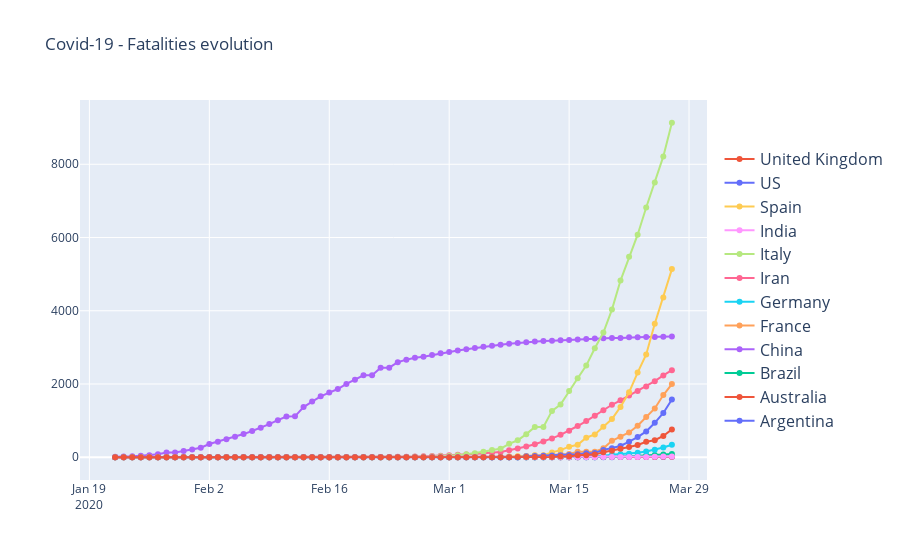

Notebook code for this chart:
### Code cell
fig = go.Figure()

for country in countriesDisplayed:
    fig.add_trace(go.Scatter(
        x=listDate, 
        y=listValuesPerPlaces("Fatalities",country,countryAndState[country]),
        name=country,
         hovertemplate =
         '<b>Country<b>: %{text}'+
         '<br><i>Date</i>: %{x}'+
         '<br><b>Fatalities</b>: %{y}<br>',
        text=[country for elt in listDate],
        line_shape='linear'))

fig.update_traces(hoverinfo='text+name', mode='lines+markers')
fig.update_layout(title='Covid-19 - Fatalities evolution',legend=dict(y=0.5, traceorder='reversed', font_size=16))

fig.show()

### Figure 1 — Plotly figure (JSON) as saved in the notebook; plotly's stock layout.template omitted (floating-point values rounded to 4 significant figures)
{"data": [{"hoverinfo": "text+name", "hovertemplate": "<b>Country<b>: %{text}<br><i>Date</i>: %{x}<br><b>Fatalities</b>: %{y}<br>", "line": {"shape": "linear"}, "mode": "lines+markers", "name": "Argentina", "text": ["Argentina", "Argentina", "Argentina", "Argentina", "Argentina", "Argentina", "Argentina", "Argentina", "Argentina", "Argentina", "Argentina", "Argentina", "Argentina", "Argentina", "Argentina", "Argentina", "Argentina", "Argentina", "Argentina", "Argentina", "Argentina", "Argentina", "Argentina", "Argentina", "Argentina", "Argentina", "Argentina", "Argentina", "Argentina", "Argentina", "Argentina", "Argentina", "Argentina", "Argentina", "Argentina", "Argentina", "Argentina", "Argentina", "Argentina", "Argentina", "Argentina", "Argentina", "Argentina", "Argentina", "Argentina", "Argentina", "Argentina", "Argentina", "Argentina", "Argentina", "Argentina", "Argentina", "Argentina", "Argentina", "Argentina", "Argentina", "Argentina", "Argentina", "Argentina", "Argentina", "Argentina", "Argentina", "Argentina", "Argentina", "Argentina", "Argentina"], "type": "scatter", "x": ["2020-01-22", "2020-01-23", "2020-01-24", "2020-01-25", "2020-01-26", "2020-01-27", "2020-01-28", "2020-01-29", "2020-01-30", "2020-01-31", "2020-02-01", "2020-02-02", "2020-02-03", "2020-02-04", "2020-02-05", "2020-02-06", "2020-02-07", "2020-02-08", "2020-02-09", "2020-02-10", "2020-02-11", "2020-02-12", "2020-02-13", "2020-02-14", "2020-02-15", "2020-02-16", "2020-02-17", "2020-02-18", "2020-02-19", "2020-02-20", "2020-02-21", "2020-02-22", "2020-02-23", "2020-02-24", "2020-02-25", "2020-02-26", "2020-02-27", "2020-02-28", "2020-02-29", "2020-03-01", "2020-03-02", "2020-03-03", "2020-03-04", "2020-03-05", "2020-03-06", "2020-03-07", "2020-03-08", "2020-03-09", "2020-03-10", "2020-03-11", "2020-03-12", "2020-03-13", "2020-03-14", "2020-03-15", "2020-03-16", "2020-03-17", "2020-03-18", "2020-03-19", "2020-03-20", "2020-03-21", "2020-03-22", "2020-03-23", "2020-03-24", "2020-03-25", "2020-03-26", "2020-03-27"], "y": [0, 0, 0, 0, 0, 0, 0, 0, 0, 0, 0, 0, 0, 0, 0, 0, 0, 0, 0, 0, 0, 0, 0, 0, 0, 0, 0, 0, 0, 0, 0, 0, 0, 0, 0, 0, 0, 0, 0, 0, 0, 0, 0, 0, 0, 0, 1, 1, 1, 1, 1, 2, 2, 2, 2, 2, 2, 3, 3, 4, 4, 4, 6, 8, 9, 13]}, {"hoverinfo": "text+name", "hovertemplate": "<b>Country<b>: %{text}<br><i>Date</i>: %{x}<br><b>Fatalities</b>: %{y}<br>", "line": {"shape": "linear"}, "mode": "lines+markers", "name": "Australia", "text": ["Australia", "Australia", "Australia", "Australia", "Australia", "Australia", "Australia", "Australia", "Australia", "Australia", "Australia", "Australia", "Australia", "Australia", "Australia", "Australia", "Australia", "Australia", "Australia", "Australia", "Australia", "Australia", "Australia", "Australia", "Australia", "Australia", "Australia", "Australia", "Australia", "Australia", "Australia", "Australia", "Australia", "Australia", "Australia", "Australia", "Australia", "Australia", "Australia", "Australia", "Australia", "Australia", "Australia", "Australia", "Australia", "Australia", "Australia", "Australia", "Australia", "Australia", "Australia", "Australia", "Australia", "Australia", "Australia", "Australia", "Australia", "Australia", "Australia", "Australia", "Australia", "Australia", "Australia", "Australia", "Australia", "Australia"], "type": "scatter", "x": ["2020-01-22", "2020-01-23", "2020-01-24", "2020-01-25", "2020-01-26", "2020-01-27", "2020-01-28", "2020-01-29", "2020-01-30", "2020-01-31", "2020-02-01", "2020-02-02", "2020-02-03", "2020-02-04", "2020-02-05", "2020-02-06", "2020-02-07", "2020-02-08", "2020-02-09", "2020-02-10", "2020-02-11", "2020-02-12", "2020-02-13", "2020-02-14", "2020-02-15", "2020-02-16", "2020-02-17", "2020-02-18", "2020-02-19", "2020-02-20", "2020-02-21", "2020-02-22", "2020-02-23", "2020-02-24", "2020-02-25", "2020-02-26", "2020-02-27", "2020-02-28", "2020-02-29", "2020-03-01", "2020-03-02", "2020-03-03", "2020-03-04", "2020-03-05", "2020-03-06", "2020-03-07", "2020-03-08", "2020-03-09", "2020-03-10", "2020-03-11", "2020-03-12", "2020-03-13", "2020-03-14", "2020-03-15", "2020-03-16", "2020-03-17", "2020-03-18", "2020-03-19", "2020-03-20", "2020-03-21", "2020-03-22", "2020-03-23", "2020-03-24", "2020-03-25", "2020-03-26", "2020-03-27"], "y": [0, 0, 0, 0, 0, 0, 0, 0, 0, 0, 0, 0, 0, 0, 0, 0, 0, 0, 0, 0, 0, 0, 0, 0, 0, 0, 0, 0, 0, 0, 0, 0, 0, 0, 0, 0, 0, 0, 0, 1, 1, 1, 2, 2, 2, 2, 3, 3, 3, 3, 3, 3, 3, 3, 3, 5, 6, 6, 7, 7, 7, 7, 8, 8, 13, 13]}, {"hoverinfo": "text+name", "hovertemplate": "<b>Country<b>: %{text}<br><i>Date</i>: %{x}<br><b>Fatalities</b>: %{y}<br>", "line": {"shape": "linear"}, "mode": "lines+markers", "name": "Brazil", "text": ["Brazil", "Brazil", "Brazil", "Brazil", "Brazil", "Brazil", "Brazil", "Brazil", "Brazil", "Brazil", "Brazil", "Brazil", "Brazil", "Brazil", "Brazil", "Brazil", "Brazil", "Brazil", "Brazil", "Brazil", "Brazil", "Brazil", "Brazil", "Brazil", "Brazil", "Brazil", "Brazil", "Brazil", "Brazil", "Brazil", "Brazil", "Brazil", "Brazil", "Brazil", "Brazil", "Brazil", "Brazil", "Brazil", "Brazil", "Brazil", "Brazil", "Brazil", "Brazil", "Brazil", "Brazil", "Brazil", "Brazil", "Brazil", "Brazil", "Brazil", "Brazil", "Brazil", "Brazil", "Brazil", "Brazil", "Brazil", "Brazil", "Brazil", "Brazil", "Brazil", "Brazil", "Brazil", "Brazil", "Brazil", "Brazil", "Brazil"], "type": "scatter", "x": ["2020-01-22", "2020-01-23", "2020-01-24", "2020-01-25", "2020-01-26", "2020-01-27", "2020-01-28", "2020-01-29", "2020-01-30", "2020-01-31", "2020-02-01", "2020-02-02", "2020-02-03", "2020-02-04", "2020-02-05", "2020-02-06", "2020-02-07", "2020-02-08", "2020-02-09", "2020-02-10", "2020-02-11", "2020-02-12", "2020-02-13", "2020-02-14", "2020-02-15", "2020-02-16", "2020-02-17", "2020-02-18", "2020-02-19", "2020-02-20", "2020-02-21", "2020-02-22", "2020-02-23", "2020-02-24", "2020-02-25", "2020-02-26", "2020-02-27", "2020-02-28", "2020-02-29", "2020-03-01", "2020-03-02", "2020-03-03", "2020-03-04", "2020-03-05", "2020-03-06", "2020-03-07", "2020-03-08", "2020-03-09", "2020-03-10", "2020-03-11", "2020-03-12", "2020-03-13", "2020-03-14", "2020-03-15", "2020-03-16", "2020-03-17", "2020-03-18", "2020-03-19", "2020-03-20", "2020-03-21", "2020-03-22", "2020-03-23", "2020-03-24", "2020-03-25", "2020-03-26", "2020-03-27"], "y": [0, 0, 0, 0, 0, 0, 0, 0, 0, 0, 0, 0, 0, 0, 0, 0, 0, 0, 0, 0, 0, 0, 0, 0, 0, 0, 0, 0, 0, 0, 0, 0, 0, 0, 0, 0, 0, 0, 0, 0, 0, 0, 0, 0, 0, 0, 0, 0, 0, 0, 0, 0, 0, 0, 0, 1, 3, 6, 11, 15, 25, 34, 46, 59, 77, 92]}, {"hoverinfo": "text+name", "hovertemplate": "<b>Country<b>: %{text}<br><i>Date</i>: %{x}<br><b>Fatalities</b>: %{y}<br>", "line": {"shape": "linear"}, "mode": "lines+markers", "name": "China", "text": ["China", "China", "China", "China", "China", "China", "China", "China", "China", "China", "China", "China", "China", "China", "China", "China", "China", "China", "China", "China", "China", "China", "China", "China", "China", "China", "China", "China", "China", "China", "China", "China", "China", "China", "China", "China", "China", "China", "China", "China", "China", "China", "China", "China", "China", "China", "China", "China", "China", "China", "China", "China", "China", "China", "China", "China", "China", "China", "China", "China", "China", "China", "China", "China", "China", "China"], "type": "scatter", "x": ["2020-01-22", "2020-01-23", "2020-01-24", "2020-01-25", "2020-01-26", "2020-01-27", "2020-01-28", "2020-01-29", "2020-01-30", "2020-01-31", "2020-02-01", "2020-02-02", "2020-02-03", "2020-02-04", "2020-02-05", "2020-02-06", "2020-02-07", "2020-02-08", "2020-02-09", "2020-02-10", "2020-02-11", "2020-02-12", "2020-02-13", "2020-02-14", "2020-02-15", "2020-02-16", "2020-02-17", "2020-02-18", "2020-02-19", "2020-02-20", "2020-02-21", "2020-02-22", "2020-02-23", "2020-02-24", "2020-02-25", "2020-02-26", "2020-02-27", "2020-02-28", "2020-02-29", "2020-03-01", "2020-03-02", "2020-03-03", "2020-03-04", "2020-03-05", "2020-03-06", "2020-03-07", "2020-03-08", "2020-03-09", "2020-03-10", "2020-03-11", "2020-03-12", "2020-03-13", "2020-03-14", "2020-03-15", "2020-03-16", "2020-03-17", "2020-03-18", "2020-03-19", "2020-03-20", "2020-03-21", "2020-03-22", "2020-03-23", "2020-03-24", "2020-03-25", "2020-03-26", "2020-03-27"], "y": [17, 18, 26, 42, 56, 82, 131, 133, 171, 213, 259, 361, 425, 491, 563, 633, 718, 805, 905, 1012, 1112, 1117, 1369, 1521, 1663, 1766, 1864, 2003, 2116, 2238, 2238, 2443, 2445, 2595, 2665, 2717, 2746, 2790, 2837, 2872, 2914, 2947, 2983, 3015, 3044, 3072, 3100, 3123, 3139, 3161, 3172, 3180, 3193, 3203, 3217, 3230, 3241, 3249, 3253, 3259, 3274, 3274, 3281, 3285, 3291, 3296]}, {"hoverinfo": "text+name", "hovertemplate": "<b>Country<b>: %{text}<br><i>Date</i>: %{x}<br><b>Fatalities</b>: %{y}<br>", "line": {"shape": "linear"}, "mode": "lines+markers", "name": "France", "text": ["France", "France", "France", "France", "France", "France", "France", "France", "France", "France", "France", "France", "France", "France", "France", "France", "France", "France", "France", "France", "France", "France", "France", "France", "France", "France", "France", "France", "France", "France", "France", "France", "France", "France", "France", "France", "France", "France", "France", "France", "France", "France", "France", "France", "France", "France", "France", "France", "France", "France", "France", "France", "France", "France", "France", "France", "France", "France", "France", "France", "France", "France", "France", "France", "France", "France"], "type": "scatter", "x": ["2020-01-22", "2020-01-23", "2020-01-24", "2020-01-25", "2020-01-26", "2020-01-27", "2020-01-28", "2020-01-29", "2020-01-30", "2020-01-31", "2020-02-01", "2020-02-02", "2020-02-03", "2020-02-04", "2020-02-05", "2020-02-06", "2020-02-07", "2020-02-08", "2020-02-09", "2020-02-10", "2020-02-11", "2020-02-12", "2020-02-13", "2020-02-14", "2020-02-15", "2020-02-16", "2020-02-17", "2020-02-18", "2020-02-19", "2020-02-20", "2020-02-21", "2020-02-22", "2020-02-23", "2020-02-24", "2020-02-25", "2020-02-26", "2020-02-27", "2020-02-28", "2020-02-29", "2020-03-01", "2020-03-02", "2020-03-03", "2020-03-04", "2020-03-05", "2020-03-06", "2020-03-07", "2020-03-08", "2020-03-09", "2020-03-10", "2020-03-11", "2020-03-12", "2020-03-13", "2020-03-14", "2020-03-15", "2020-03-16", "2020-03-17", "2020-03-18", "2020-03-19", "2020-03-20", "2020-03-21", "2020-03-22", "2020-03-23", "2020-03-24", "2020-03-25", "2020-03-26", "2020-03-27"], "y": [0, 0, 0, 0, 0, 0, 0, 0, 0, 0, 0, 0, 0, 0, 0, 0, 0, 0, 0, 0, 0, 0, 0, 0, 1, 1, 1, 1, 1, 1, 1, 1, 1, 1, 1, 2, 2, 2, 2, 2, 3, 4, 4, 6, 9, 11, 19, 19, 33, 48, 48, 79, 91, 91, 149, 149, 149, 244, 451, 563, 676, 862, 1102, 1333, 1698, 1997]}, {"hoverinfo": "text+name", "hovertemplate": "<b>Country<b>: %{text}<br><i>Date</i>: %{x}<br><b>Fatalities</b>: %{y}<br>", "line": {"shape": "linear"}, "mode": "lines+markers", "name": "Germany", "text": ["Germany", "Germany", "Germany", "Germany", "Germany", "Germany", "Germany", "Germany", "Germany", "Germany", "Germany", "Germany", "Germany", "Germany", "Germany", "Germany", "Germany", "Germany", "Germany", "Germany", "Germany", "Germany", "Germany", "Germany", "Germany", "Germany", "Germany", "Germany", "Germany", "Germany", "Germany", "Germany", "Germany", "Germany", "Germany", "Germany", "Germany", "Germany", "Germany", "Germany", "Germany", "Germany", "Germany", "Germany", "Germany", "Germany", "Germany", "Germany", "Germany", "Germany", "Germany", "Germany", "Germany", "Germany", "Germany", "Germany", "Germany", "Germany", "Germany", "Germany", "Germany", "Germany", "Germany", "Germany", "Germany", "Germany"], "type": "scatter", "x": ["2020-01-22", "2020-01-23", "2020-01-24", "2020-01-25", "2020-01-26", "2020-01-27", "2020-01-28", "2020-01-29", "2020-01-30", "2020-01-31", "2020-02-01", "2020-02-02", "2020-02-03", "2020-02-04", "2020-02-05", "2020-02-06", "2020-02-07", "2020-02-08", "2020-02-09", "2020-02-10", "2020-02-11", "2020-02-12", "2020-02-13", "2020-02-14", "2020-02-15", "2020-02-16", "2020-02-17", "2020-02-18", "2020-02-19", "2020-02-20", "2020-02-21", "2020-02-22", "2020-02-23", "2020-02-24", "2020-02-25", "2020-02-26", "2020-02-27", "2020-02-28", "2020-02-29", "2020-03-01", "2020-03-02", "2020-03-03", "2020-03-04", "2020-03-05", "2020-03-06", "2020-03-07", "2020-03-08", "2020-03-09", "2020-03-10", "2020-03-11", "2020-03-12", "2020-03-13", "2020-03-14", "2020-03-15", "2020-03-16", "2020-03-17", "2020-03-18", "2020-03-19", "2020-03-20", "2020-03-21", "2020-03-22", "2020-03-23", "2020-03-24", "2020-03-25", "2020-03-26", "2020-03-27"], "y": [0, 0, 0, 0, 0, 0, 0, 0, 0, 0, 0, 0, 0, 0, 0, 0, 0, 0, 0, 0, 0, 0, 0, 0, 0, 0, 0, 0, 0, 0, 0, 0, 0, 0, 0, 0, 0, 0, 0, 0, 0, 0, 0, 0, 0, 0, 0, 2, 2, 3, 3, 7, 9, 11, 17, 24, 28, 44, 67, 84, 94, 123, 157, 206, 267, 342]}, {"hoverinfo": "text+name", "hovertemplate": "<b>Country<b>: %{text}<br><i>Date</i>: %{x}<br><b>Fatalities</b>: %{y}<br>", "line": {"shape": "linear"}, "mode": "lines+markers", "name": "Iran", "text": ["Iran", "Iran", "Iran", "Iran", "Iran", "Iran", "Iran", "Iran", "Iran", "Iran", "Iran", "Iran", "Iran", "Iran", "Iran", "Iran", "Iran", "Iran", "Iran", "Iran", "Iran", "Iran", "Iran", "Iran", "Iran", "Iran", "Iran", "Iran", "Iran", "Iran", "Iran", "Iran", "Iran", "Iran", "Iran", "Iran", "Iran", "Iran", "Iran", "Iran", "Iran", "Iran", "Iran", "Iran", "Iran", "Iran", "Iran", "Iran", "Iran", "Iran", "Iran", "Iran", "Iran", "Iran", "Iran", "Iran", "Iran", "Iran", "Iran", "Iran", "Iran", "Iran", "Iran", "Iran", "Iran", "Iran"], "type": "scatter", "x": ["2020-01-22", "2020-01-23", "2020-01-24", "2020-01-25", "2020-01-26", "2020-01-27", "2020-01-28", "2020-01-29", "2020-01-30", "2020-01-31", "2020-02-01", "2020-02-02", "2020-02-03", "2020-02-04", "2020-02-05", "2020-02-06", "2020-02-07", "2020-02-08", "2020-02-09", "2020-02-10", "2020-02-11", "2020-02-12", "2020-02-13", "2020-02-14", "2020-02-15", "2020-02-16", "2020-02-17", "2020-02-18", "2020-02-19", "2020-02-20", "2020-02-21", "2020-02-22", "2020-02-23", "2020-02-24", "2020-02-25", "2020-02-26", "2020-02-27", "2020-02-28", "2020-02-29", "2020-03-01", "2020-03-02", "2020-03-03", "2020-03-04", "2020-03-05", "2020-03-06", "2020-03-07", "2020-03-08", "2020-03-09", "2020-03-10", "2020-03-11", "2020-03-12", "2020-03-13", "2020-03-14", "2020-03-15", "2020-03-16", "2020-03-17", "2020-03-18", "2020-03-19", "2020-03-20", "2020-03-21", "2020-03-22", "2020-03-23", "2020-03-24", "2020-03-25", "2020-03-26", "2020-03-27"], "y": [0, 0, 0, 0, 0, 0, 0, 0, 0, 0, 0, 0, 0, 0, 0, 0, 0, 0, 0, 0, 0, 0, 0, 0, 0, 0, 0, 0, 2, 2, 4, 5, 8, 12, 16, 19, 26, 34, 43, 54, 66, 77, 92, 107, 124, 145, 194, 237, 291, 354, 429, 514, 611, 724, 853, 988, 1135, 1284, 1433, 1556, 1685, 1812, 1934, 2077, 2234, 2378]}, {"hoverinfo": "text+name", "hovertemplate": "<b>Country<b>: %{text}<br><i>Date</i>: %{x}<br><b>Fatalities</b>: %{y}<br>", "line": {"shape": "linear"}, "mode": "lines+markers", "name": "Italy", "text": ["Italy", "Italy", "Italy", "Italy", "Italy", "Italy", "Italy", "Italy", "Italy", "Italy", "Italy", "Italy", "Italy", "Italy", "Italy", "Italy", "Italy", "Italy", "Italy", "Italy", "Italy", "Italy", "Italy", "Italy", "Italy", "Italy", "Italy", "Italy", "Italy", "Italy", "Italy", "Italy", "Italy", "Italy", "Italy", "Italy", "Italy", "Italy", "Italy", "Italy", "Italy", "Italy", "Italy", "Italy", "Italy", "Italy", "Italy", "Italy", "Italy", "Italy", "Italy", "Italy", "Italy", "Italy", "Italy", "Italy", "Italy", "Italy", "Italy", "Italy", "Italy", "Italy", "Italy", "Italy", "Italy", "Italy"], "type": "scatter", "x": ["2020-01-22", "2020-01-23", "2020-01-24", "2020-01-25", "2020-01-26", "2020-01-27", "2020-01-28", "2020-01-29", "2020-01-30", "2020-01-31", "2020-02-01", "2020-02-02", "2020-02-03", "2020-02-04", "2020-02-05", "2020-02-06", "2020-02-07", "2020-02-08", "2020-02-09", "2020-02-10", "2020-02-11", "2020-02-12", "2020-02-13", "2020-02-14", "2020-02-15", "2020-02-16", "2020-02-17", "2020-02-18", "2020-02-19", "2020-02-20", "2020-02-21", "2020-02-22", "2020-02-23", "2020-02-24", "2020-02-25", "2020-02-26", "2020-02-27", "2020-02-28", "2020-02-29", "2020-03-01", "2020-03-02", "2020-03-03", "2020-03-04", "2020-03-05", "2020-03-06", "2020-03-07", "2020-03-08", "2020-03-09", "2020-03-10", "2020-03-11", "2020-03-12", "2020-03-13", "2020-03-14", "2020-03-15", "2020-03-16", "2020-03-17", "2020-03-18", "2020-03-19", "2020-03-20", "2020-03-21", "2020-03-22", "2020-03-23", "2020-03-24", "2020-03-25", "2020-03-26", "2020-03-27"], "y": [0, 0, 0, 0, 0, 0, 0, 0, 0, 0, 0, 0, 0, 0, 0, 0, 0, 0, 0, 0, 0, 0, 0, 0, 0, 0, 0, 0, 0, 0, 1, 2, 3, 7, 10, 12, 17, 21, 29, 34, 52, 79, 107, 148, 197, 233, 366, 463, 631, 827, 827, 1266, 1441, 1809, 2158, 2503, 2978, 3405, 4032, 4825, 5476, 6077, 6820, 7503, 8215, 9134]}, {"hoverinfo": "text+name", "hovertemplate": "<b>Country<b>: %{text}<br><i>Date</i>: %{x}<br><b>Fatalities</b>: %{y}<br>", "line": {"shape": "linear"}, "mode": "lines+markers", "name": "India", "text": ["India", "India", "India", "India", "India", "India", "India", "India", "India", "India", "India", "India", "India", "India", "India", "India", "India", "India", "India", "India", "India", "India", "India", "India", "India", "India", "India", "India", "India", "India", "India", "India", "India", "India", "India", "India", "India", "India", "India", "India", "India", "India", "India", "India", "India", "India", "India", "India", "India", "India", "India", "India", "India", "India", "India", "India", "India", "India", "India", "India", "India", "India", "India", "India", "India", "India"], "type": "scatter", "x": ["2020-01-22", "2020-01-23", "2020-01-24", "2020-01-25", "2020-01-26", "2020-01-27", "2020-01-28", "2020-01-29", "2020-01-30", "2020-01-31", "2020-02-01", "2020-02-02", "2020-02-03", "2020-02-04", "2020-02-05", "2020-02-06", "2020-02-07", "2020-02-08", "2020-02-09", "2020-02-10", "2020-02-11", "2020-02-12", "2020-02-13", "2020-02-14", "2020-02-15", "2020-02-16", "2020-02-17", "2020-02-18", "2020-02-19", "2020-02-20", "2020-02-21", "2020-02-22", "2020-02-23", "2020-02-24", "2020-02-25", "2020-02-26", "2020-02-27", "2020-02-28", "2020-02-29", "2020-03-01", "2020-03-02", "2020-03-03", "2020-03-04", "2020-03-05", "2020-03-06", "2020-03-07", "2020-03-08", "2020-03-09", "2020-03-10", "2020-03-11", "2020-03-12", "2020-03-13", "2020-03-14", "2020-03-15", "2020-03-16", "2020-03-17", "2020-03-18", "2020-03-19", "2020-03-20", "2020-03-21", "2020-03-22", "2020-03-23", "2020-03-24", "2020-03-25", "2020-03-26", "2020-03-27"], "y": [0, 0, 0, 0, 0, 0, 0, 0, 0, 0, 0, 0, 0, 0, 0, 0, 0, 0, 0, 0, 0, 0, 0, 0, 0, 0, 0, 0, 0, 0, 0, 0, 0, 0, 0, 0, 0, 0, 0, 0, 0, 0, 0, 0, 0, 0, 0, 0, 0, 1, 1, 2, 2, 2, 2, 3, 3, 4, 5, 4, 7, 10, 10, 12, 20, 20]}, {"hoverinfo": "text+name", "hovertemplate": "<b>Country<b>: %{text}<br><i>Date</i>: %{x}<br><b>Fatalities</b>: %{y}<br>", "line": {"shape": "linear"}, "mode": "lines+markers", "name": "Spain", "text": ["Spain", "Spain", "Spain", "Spain", "Spain", "Spain", "Spain", "Spain", "Spain", "Spain", "Spain", "Spain", "Spain", "Spain", "Spain", "Spain", "Spain", "Spain", "Spain", "Spain", "Spain", "Spain", "Spain", "Spain", "Spain", "Spain", "Spain", "Spain", "Spain", "Spain", "Spain", "Spain", "Spain", "Spain", "Spain", "Spain", "Spain", "Spain", "Spain", "Spain", "Spain", "Spain", "Spain", "Spain", "Spain", "Spain", "Spain", "Spain", "Spain", "Spain", "Spain", "Spain", "Spain", "Spain", "Spain", "Spain", "Spain", "Spain", "Spain", "Spain", "Spain", "Spain", "Spain", "Spain", "Spain", "Spain"], "type": "scatter", "x": ["2020-01-22", "2020-01-23", "2020-01-24", "2020-01-25", "2020-01-26", "2020-01-27", "2020-01-28", "2020-01-29", "2020-01-30", "2020-01-31", "2020-02-01", "2020-02-02", "2020-02-03", "2020-02-04", "2020-02-05", "2020-02-06", "2020-02-07", "2020-02-08", "2020-02-09", "2020-02-10", "2020-02-11", "2020-02-12", "2020-02-13", "2020-02-14", "2020-02-15", "2020-02-16", "2020-02-17", "2020-02-18", "2020-02-19", "2020-02-20", "2020-02-21", "2020-02-22", "2020-02-23", "2020-02-24", "2020-02-25", "2020-02-26", "2020-02-27", "2020-02-28", "2020-02-29", "2020-03-01", "2020-03-02", "2020-03-03", "2020-03-04", "2020-03-05", "2020-03-06", "2020-03-07", "2020-03-08", "2020-03-09", "2020-03-10", "2020-03-11", "2020-03-12", "2020-03-13", "2020-03-14", "2020-03-15", "2020-03-16", "2020-03-17", "2020-03-18", "2020-03-19", "2020-03-20", "2020-03-21", "2020-03-22", "2020-03-23", "2020-03-24", "2020-03-25", "2020-03-26", "2020-03-27"], "y": [0, 0, 0, 0, 0, 0, 0, 0, 0, 0, 0, 0, 0, 0, 0, 0, 0, 0, 0, 0, 0, 0, 0, 0, 0, 0, 0, 0, 0, 0, 0, 0, 0, 0, 0, 0, 0, 0, 0, 0, 0, 1, 2, 3, 5, 10, 17, 28, 35, 54, 55, 133, 195, 289, 342, 533, 623, 830, 1043, 1375, 1772, 2311, 2808, 3647, 4365, 5138]}, {"hoverinfo": "text+name", "hovertemplate": "<b>Country<b>: %{text}<br><i>Date</i>: %{x}<br><b>Fatalities</b>: %{y}<br>", "line": {"shape": "linear"}, "mode": "lines+markers", "name": "US", "text": ["US", "US", "US", "US", "US", "US", "US", "US", "US", "US", "US", "US", "US", "US", "US", "US", "US", "US", "US", "US", "US", "US", "US", "US", "US", "US", "US", "US", "US", "US", "US", "US", "US", "US", "US", "US", "US", "US", "US", "US", "US", "US", "US", "US", "US", "US", "US", "US", "US", "US", "US", "US", "US", "US", "US", "US", "US", "US", "US", "US", "US", "US", "US", "US", "US", "US"], "type": "scatter", "x": ["2020-01-22", "2020-01-23", "2020-01-24", "2020-01-25", "2020-01-26", "2020-01-27", "2020-01-28", "2020-01-29", "2020-01-30", "2020-01-31", "2020-02-01", "2020-02-02", "2020-02-03", "2020-02-04", "2020-02-05", "2020-02-06", "2020-02-07", "2020-02-08", "2020-02-09", "2020-02-10", "2020-02-11", "2020-02-12", "2020-02-13", "2020-02-14", "2020-02-15", "2020-02-16", "2020-02-17", "2020-02-18", "2020-02-19", "2020-02-20", "2020-02-21", "2020-02-22", "2020-02-23", "2020-02-24", "2020-02-25", "2020-02-26", "2020-02-27", "2020-02-28", "2020-02-29", "2020-03-01", "2020-03-02", "2020-03-03", "2020-03-04", "2020-03-05", "2020-03-06", "2020-03-07", "2020-03-08", "2020-03-09", "2020-03-10", "2020-03-11", "2020-03-12", "2020-03-13", "2020-03-14", "2020-03-15", "2020-03-16", "2020-03-17", "2020-03-18", "2020-03-19", "2020-03-20", "2020-03-21", "2020-03-22", "2020-03-23", "2020-03-24", "2020-03-25", "2020-03-26", "2020-03-27"], "y": [0, 0, 0, 0, 0, 0, 0, 0, 0, 0, 0, 0, 0, 0, 0, 0, 0, 0, 0, 0, 0, 0, 0, 0, 0, 0, 0, 0, 0, 0, 0, 0, 0, 0, 0, 0, 0, 0, 0, 0, 0, 0, 0, 0, 0, 0, 0, 0, 28, 36, 40, 47, 54, 63, 85, 108, 118, 200, 244, 307, 426, 551, 705, 941, 1208, 1578]}, {"hoverinfo": "text+name", "hovertemplate": "<b>Country<b>: %{text}<br><i>Date</i>: %{x}<br><b>Fatalities</b>: %{y}<br>", "line": {"shape": "linear"}, "mode": "lines+markers", "name": "United Kingdom", "text": ["United Kingdom", "United Kingdom", "United Kingdom", "United Kingdom", "United Kingdom", "United Kingdom", "United Kingdom", "United Kingdom", "United Kingdom", "United Kingdom", "United Kingdom", "United Kingdom", "United Kingdom", "United Kingdom", "United Kingdom", "United Kingdom", "United Kingdom", "United Kingdom", "United Kingdom", "United Kingdom", "United Kingdom", "United Kingdom", "United Kingdom", "United Kingdom", "United Kingdom", "United Kingdom", "United Kingdom", "United Kingdom", "United Kingdom", "United Kingdom", "United Kingdom", "United Kingdom", "United Kingdom", "United Kingdom", "United Kingdom", "United Kingdom", "United Kingdom", "United Kingdom", "United Kingdom", "United Kingdom", "United Kingdom", "United Kingdom", "United Kingdom", "United Kingdom", "United Kingdom", "United Kingdom", "United Kingdom", "United Kingdom", "United Kingdom", "United Kingdom", "United Kingdom", "United Kingdom", "United Kingdom", "United Kingdom", "United Kingdom", "United Kingdom", "United Kingdom", "United Kingdom", "United Kingdom", "United Kingdom", "United Kingdom", "United Kingdom", "United Kingdom", "United Kingdom", "United Kingdom", "United Kingdom"], "type": "scatter", "x": ["2020-01-22", "2020-01-23", "2020-01-24", "2020-01-25", "2020-01-26", "2020-01-27", "2020-01-28", "2020-01-29", "2020-01-30", "2020-01-31", "2020-02-01", "2020-02-02", "2020-02-03", "2020-02-04", "2020-02-05", "2020-02-06", "2020-02-07", "2020-02-08", "2020-02-09", "2020-02-10", "2020-02-11", "2020-02-12", "2020-02-13", "2020-02-14", "2020-02-15", "2020-02-16", "2020-02-17", "2020-02-18", "2020-02-19", "2020-02-20", "2020-02-21", "2020-02-22", "2020-02-23", "2020-02-24", "2020-02-25", "2020-02-26", "2020-02-27", "2020-02-28", "2020-02-29", "2020-03-01", "2020-03-02", "2020-03-03", "2020-03-04", "2020-03-05", "2020-03-06", "2020-03-07", "2020-03-08", "2020-03-09", "2020-03-10", "2020-03-11", "2020-03-12", "2020-03-13", "2020-03-14", "2020-03-15", "2020-03-16", "2020-03-17", "2020-03-18", "2020-03-19", "2020-03-20", "2020-03-21", "2020-03-22", "2020-03-23", "2020-03-24", "2020-03-25", "2020-03-26", "2020-03-27"], "y": [0, 0, 0, 0, 0, 0, 0, 0, 0, 0, 0, 0, 0, 0, 0, 0, 0, 0, 0, 0, 0, 0, 0, 0, 0, 0, 0, 0, 0, 0, 0, 0, 0, 0, 0, 0, 0, 0, 0, 0, 0, 0, 0, 1, 2, 2, 3, 4, 6, 8, 8, 8, 21, 21, 56, 56, 72, 138, 178, 234, 282, 336, 423, 466, 580, 761]}], "layout": {"legend": {"font": {"size": 16}, "traceorder": "reversed", "y": 0.5}, "title": {"text": "Covid-19 - Fatalities evolution"}}}
